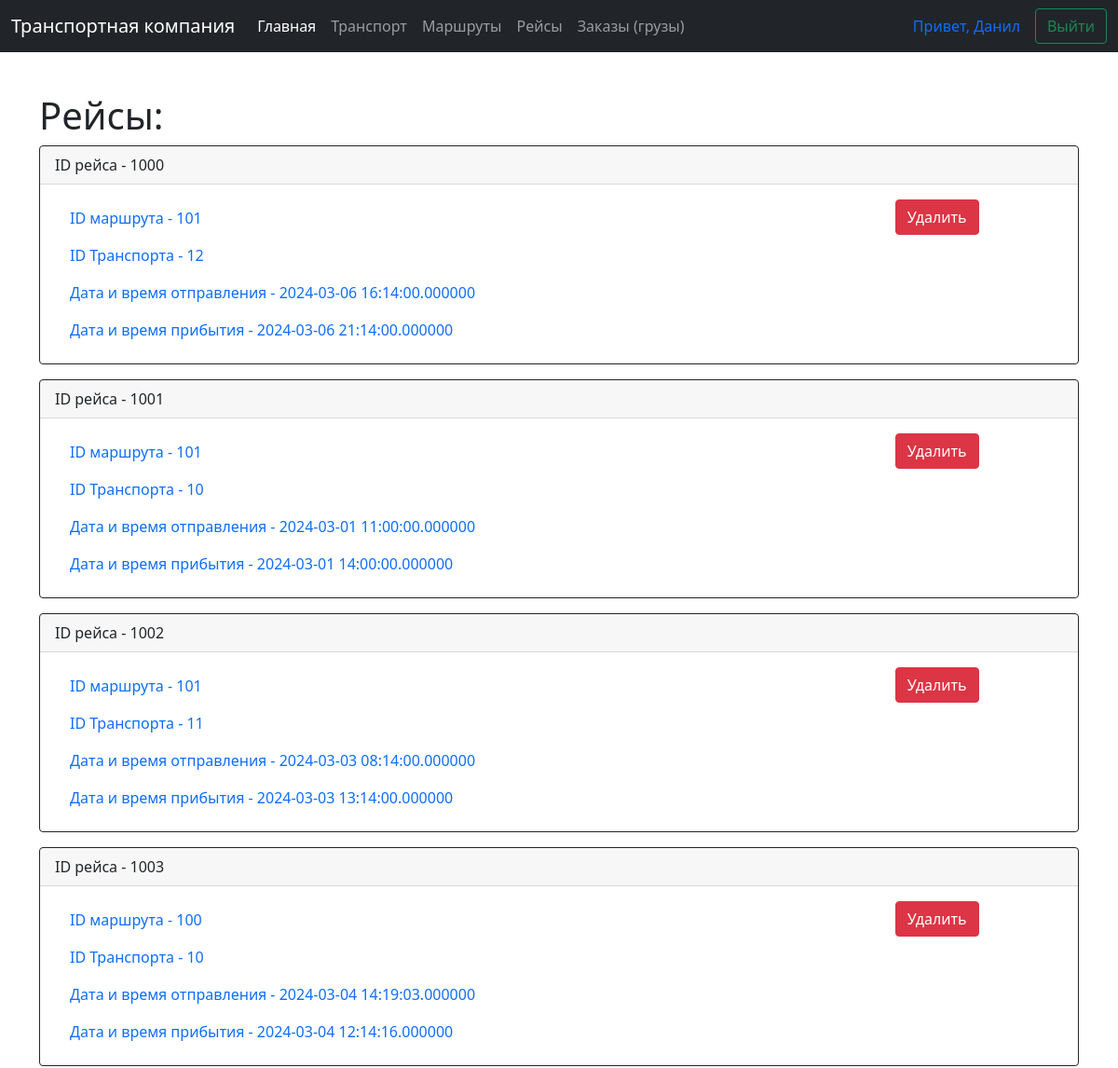
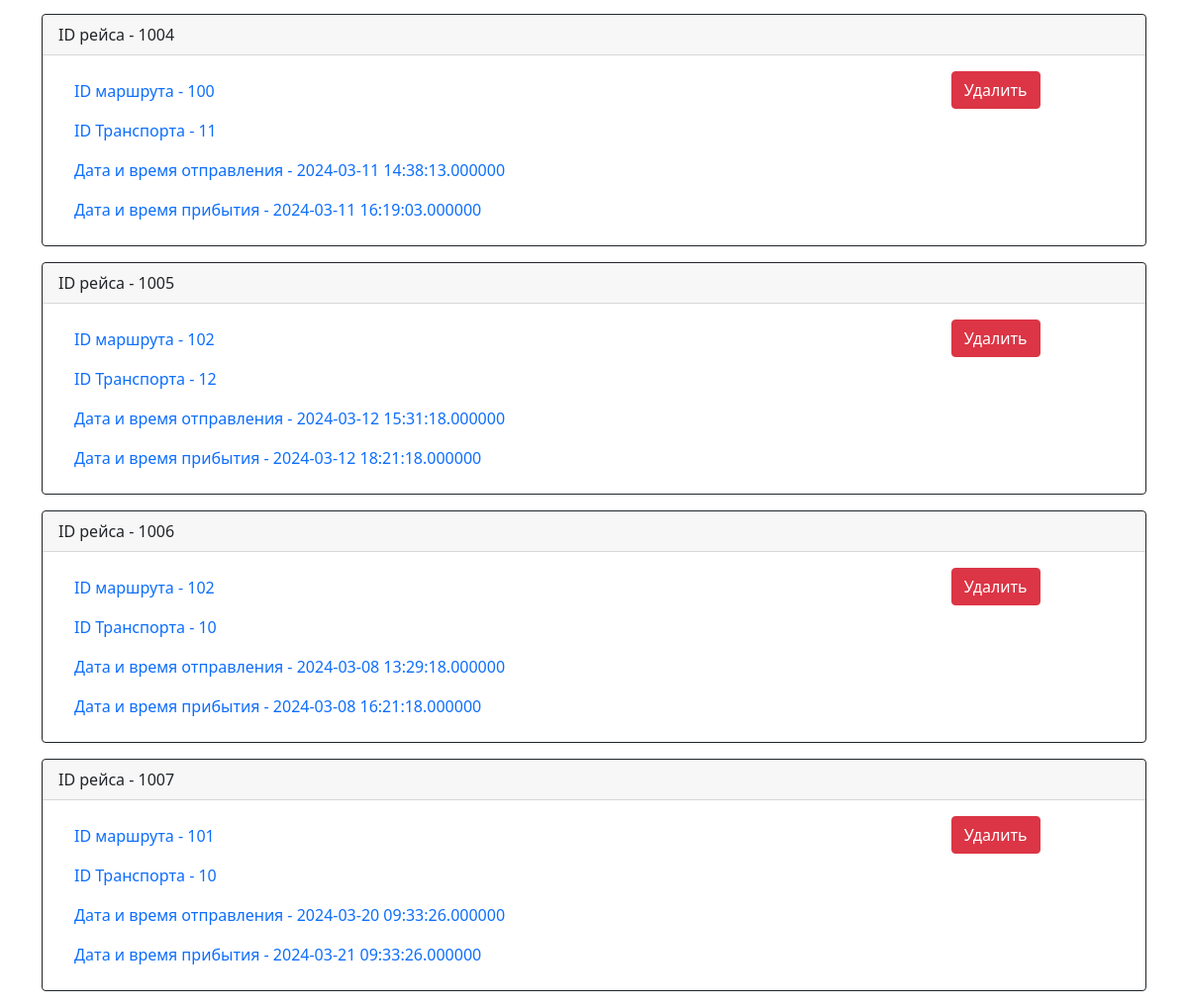
/index.php?page=n (signed in), run on the app's committed database (2 pictures, top to bottom).
### tables this page shows
CREATE TABLE `cruise` (
  `ID` int NOT NULL,
  `ID_Маршрута` int NOT NULL,
  `ID_Транспорта` int NOT NULL,
  `Дата_и_время_отправления` datetime(6) NOT NULL,
  `Дата_и_время_прибытия` datetime(6) NOT NULL
);

### cruise.php (the view)
<h1>Рейсы:</h1>
<?php
$result = $conn->query("SELECT * FROM `cruise` WHERE 1 GROUP BY cruise.ID");
while ($row = $result->fetch()) {
    echo'
        <div class="card border-dark mb-3" >
            <div class="card-header"> ' . 'ID рейса - ' . $row['ID'] .'</div>
            <div class="card-body text-dark">
                <div class="row g-0">
                    <div class="col-md-10">
                    <a class="nav-link" href="/index.php?page=n" >
                        <p class="card-text">' . 'ID маршрута - ' .$row['ID_Маршрута']  .'</>
                        <p class="card-text">' . 'ID Транспорта - ' .$row['ID_Транспорта']  .'</>
                        <p class="card-text">' . 'Дата и время отправления - ' .$row['Дата_и_время_отправления']  .'</>
                        <p class="card-text">' . 'Дата и время прибытия - ' .$row['Дата_и_время_прибытия']  .'</>
                        </a>
                    </div>
                    <div class="col-md-2">
                        <a href="deletecruise.php?ID='.$row['ID'].'" class="btn btn-danger">Удалить</a>
                    </div>
                </div>
            </div>
        </div>
    ';
}
?>

### menu.php (shortened to what this page needs)
<html>
<head>
    <link href="https://cdn.jsdelivr.net/npm/bootstrap@5.1.3/dist/css/bootstrap.min.css" rel="stylesheet">
</head>
<body>
<header class="container">
    <nav class="navbar navbar-expand-md navbar-dark fixed-top bg-dark">
        <div class="container-fluid">
            <a class="navbar-brand" href="#">Транспортная компания</a>
            <div class="collapse navbar-collapse" id="navbarCollapse">
                <ul class="navbar-nav me-auto mb-2 mb-md-0">
                    <li class="nav-item">
                        <a class="nav-link active" aria-current="page" href="#">Главная</a>
                    </li>
                    <li class="nav-item">
                        <a class="nav-link" href="index.php?page=c">Транспорт</a>
                    </li>
                    <li class="nav-item">
                        <a class="nav-link" href="index.php?page=v">Маршруты</a>
                    </li>
                    <li class="nav-item">
                        <a class="nav-link" href="index.php?page=n">Рейсы</a>
                    </li>
                    <li class="nav-item">
                        <a class="nav-link" href="index.php?page=b">Заказы (грузы)</a>
                    </li>
                </ul>
                <?php
                if (!isset($_SESSION['login']) )
                {
                    echo '<form class="d-flex" method="post">';
                    echo '<input class="form-control me-2" type="text" placeholder="Логин" name="login" aria-label="Логин"/>';
                    echo '<input class="form-control me-2" type="text" placeholder="Пароль" name="password" aria-label="Пароль"/>';
                    echo '<button class="btn btn-outline-success" type="submit">Войти</button>';
                    echo '</form>';
                }
                else {
                    echo '<a class="nav-link" href="#">Привет, ' . $_SESSION['firstname'] . ' ' . $_SESSION['lastname'] . '</a>';
                    echo '<a class="btn btn-outline-success my-2 my-sm-0" href="index.php?logout=1">Выйти</a>';
                }
                ?>
            </div>
        </div>
    </nav>
</header>

### index.php (shortened to what this page needs)
<?php
require "dbconnect.php";
require "menu.php";
echo '<main class="container" style="margin-top: 100px">';
switch ($_GET['page']){
    case 'n':
        if (isset($_SESSION['login'])) {
            require "cruise.php";
        }
        else{
            $msg = 'Войдите в систему для просмотра доступных рейсов';
        }
        break;
}
echo '</main>';
require "footer.php";
?>

### footer.php (shortened to what this page needs)
</body>
</html>

### data on the page
cruise: ID "1000", ID_Маршрута "101", ID_Транспорта "12", Дата_и_время_отправления "2024-03-06 16:14:00.000000", Дата_и_время_прибытия "2024-03-06 21:14:00.000000"
cruise: ID "1001", ID_Маршрута "101", ID_Транспорта "10", Дата_и_время_отправления "2024-03-01 11:00:00.000000", Дата_и_время_прибытия "2024-03-01 14:00:00.000000"
cruise: ID "1002", ID_Маршрута "101", ID_Транспорта "11", Дата_и_время_отправления "2024-03-03 08:14:00.000000", Дата_и_время_прибытия "2024-03-03 13:14:00.000000"
cruise: ID "1003", ID_Маршрута "100", ID_Транспорта "10", Дата_и_время_отправления "2024-03-04 14:19:03.000000", Дата_и_время_прибытия "2024-03-04 12:14:16.000000"
cruise: ID "1004", ID_Маршрута "100", ID_Транспорта "11", Дата_и_время_отправления "2024-03-11 14:38:13.000000", Дата_и_время_прибытия "2024-03-11 16:19:03.000000"
cruise: ID "1005", ID_Маршрута "102", ID_Транспорта "12", Дата_и_время_отправления "2024-03-12 15:31:18.000000", Дата_и_время_прибытия "2024-03-12 18:21:18.000000"
cruise: ID "1006", ID_Маршрута "102", ID_Транспорта "10", Дата_и_время_отправления "2024-03-08 13:29:18.000000", Дата_и_время_прибытия "2024-03-08 16:21:18.000000"
cruise: ID "1007", ID_Маршрута "101", ID_Транспорта "10", Дата_и_время_отправления "2024-03-20 09:33:26.000000", Дата_и_время_прибытия "2024-03-21 09:33:26.000000"

### other printed values
$_SESSION['firstname'] "Данил"
